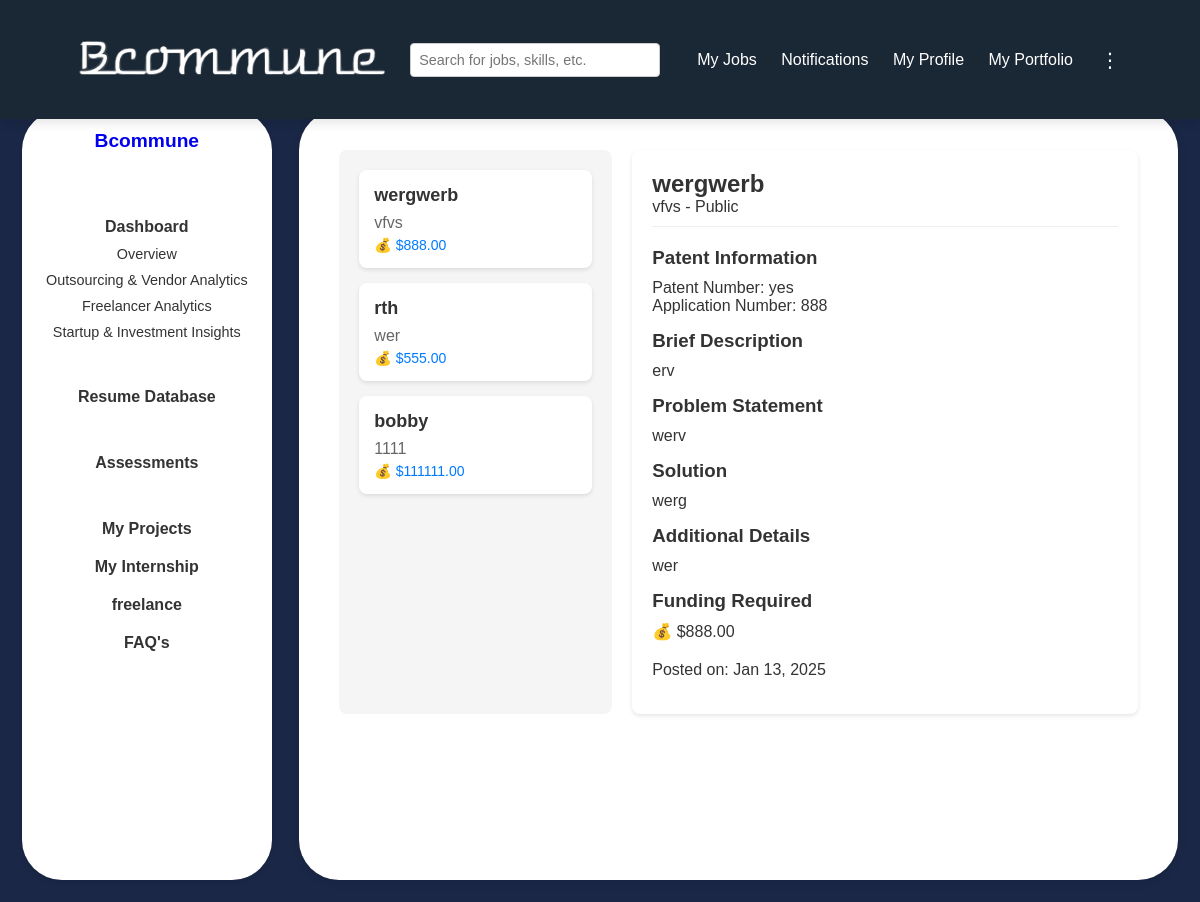
Before: /company/dashboard/myportfolio/all-ideas/ (signed in) with the older database file.
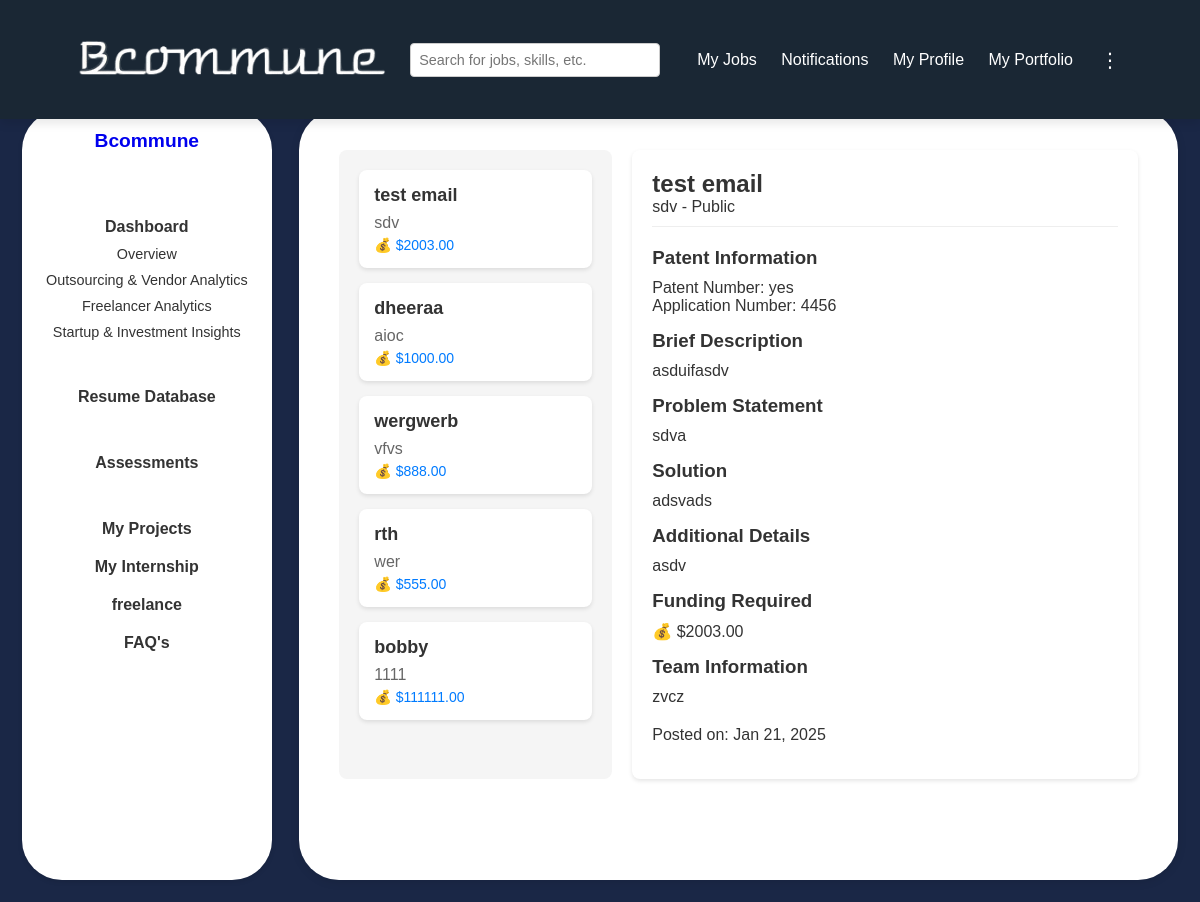
After: the same page with the newer database file.
### users/models.py (models this page shows, shortened)
class Idea(models.Model):
    title = models.CharField(max_length=200)
    patent_number = models.CharField(max_length=100, blank=True, null=True)
    brief_description = models.TextField()
    application_number = models.CharField(max_length=100, blank=True, null=True)
    problem_statement = models.TextField()
    solution = models.TextField()
    visibility = models.CharField(max_length=10, choices=[('public', 'Public'), ('private', 'Private')])
    details = models.TextField(blank=True, null=True)
    fund = models.DecimalField(max_digits=10, decimal_places=2, blank=True, null=True)
    category = models.CharField(max_length=100)
    photo = models.ImageField(upload_to='idea_photos/', blank=True, null=True)
    video = models.FileField(upload_to='idea_videos/', blank=True, null=True)
    team_info = models.TextField(blank=True, null=True)
    created_at = models.DateTimeField(auto_now_add=True)
    email = models.EmailField(null=True, blank=True)

### users/views.py (the view)
# urls.py: path('company/dashboard/myportfolio/all-ideas/', views.all_ideas, name='all_ideas'),
def all_ideas(request):
    if not request.user.is_authenticated:
        return redirect('company_login')
    ideas = Idea.objects.all().order_by('-created_at')
    selected_idea_id = request.GET.get('idea_id')
    return render(request, 'all_ideas.html', {
        'ideas': ideas,
        'selected_idea_id': selected_idea_id
    })

### users/templates/all_ideas.html (shortened to what this page needs)
{% load static %}
<!DOCTYPE html>
<html lang="en">
<head>
    <link rel="stylesheet" href="{% static 'css/common.css' %}">
</head>
<body>
    {% include 'header2.html' %}
    <div class="main-container">
        {% include 'sidebarcompany.html' %}
        <div class="content">
    <div class="container">
        <div class="left-container">
            {% for idea in ideas %}
                <div class="idea-card" onclick="showIdeaDetails('{{ idea.id }}')">
                    <div class="idea-title">{{ idea.title }}</div>
                    <div class="idea-category">{{ idea.category }}</div>
                    {% if idea.fund %}
                        <div class="idea-fund">💰 ${{ idea.fund }}</div>
                    {% endif %}
                </div>
            {% endfor %}
        </div>
        <div class="right-container">
            {% for idea in ideas %}
                <div id="idea-details-{{ idea.id }}" class="idea-details">
                    <div class="detail-header">
                        <h2>{{ idea.title }}</h2>
                        <p>{{ idea.category }} - {{ idea.visibility|title }}</p>
                    </div>
                    {% if idea.patent_number %}
                    <div class="detail-section">
                        <h3>Patent Information</h3>
                        <p>Patent Number: {{ idea.patent_number }}</p>
                        {% if idea.application_number %}
                            <p>Application Number: {{ idea.application_number }}</p>
                        {% endif %}
                    </div>
                    {% endif %}
                    <div class="detail-section">
                        <h3>Brief Description</h3>
                        <p>{{ idea.brief_description }}</p>
                    </div>
                    <div class="detail-section">
                        <h3>Problem Statement</h3>
                        <p>{{ idea.problem_statement }}</p>
                    </div>
                    <div class="detail-section">
                        <h3>Solution</h3>
                        <p>{{ idea.solution }}</p>
                    </div>
                    {% if idea.details %}
                    <div class="detail-section">
                        <h3>Additional Details</h3>
                        <p>{{ idea.details }}</p>
                    </div>
                    {% endif %}
                    {% if idea.fund %}
                    <div class="detail-section">
                        <h3>Funding Required</h3>
                        <p>💰 ${{ idea.fund }}</p>
                    </div>
                    {% endif %}
                    {% if idea.team_info %}
                    <div class="detail-section">
                        <h3>Team Information</h3>
                        <p>{{ idea.team_info }}</p>
                    </div>
                    {% endif %}
                    <div class="detail-section">
                        <p>Posted on: {{ idea.created_at|date:"M d, Y" }}</p>
                    </div>
                </div>
            {% endfor %}
        </div>
    </div>
</div>
</div>
</body>
</html>

Changed rows visible on the page:
no longer on one of the page's lists (row unchanged): Idea: title "wergwerb", category "vfvs", visibility "Public", patent_number "yes", application_number "888", brief_description "erv", problem_statement "werv", solution "werg", details "wer", fund "888.00", created_at "Jan 13, 2025"
added Idea: title "test email", category "sdv", fund "2003.00", visibility "Public", patent_number "yes", application_number "4456", brief_description "asduifasdv", problem_statement "sdva", solution "adsvads", details "asdv", team_info "zvcz", created_at "Jan 21, 2025"
added Idea: title "dheeraa", category "aioc", fund "1000.00", shown under "FAQ's"
